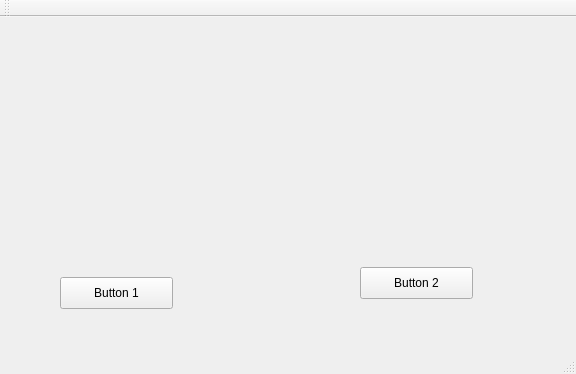
<?xml version="1.0" encoding="UTF-8"?>
<ui version="4.0">
 <class>MainWindow</class>
 <widget class="QMainWindow" name="MainWindow">
  <property name="geometry">
   <rect>
    <x>0</x>
    <y>0</y>
    <width>576</width>
    <height>374</height>
   </rect>
  </property>
  <property name="windowTitle">
   <string>MainWindow</string>
  </property>
  <widget class="QWidget" name="centralWidget">
   <widget class="QPushButton" name="pushButton">
    <property name="geometry">
     <rect>
      <x>60</x>
      <y>260</y>
      <width>113</width>
      <height>32</height>
     </rect>
    </property>
    <property name="text">
     <string>Button 1</string>
    </property>
   </widget>
   <widget class="QPushButton" name="pushButton_2">
    <property name="geometry">
     <rect>
      <x>360</x>
      <y>250</y>
      <width>113</width>
      <height>32</height>
     </rect>
    </property>
    <property name="text">
     <string>Button 2</string>
    </property>
   </widget>
  </widget>
  <widget class="QMenuBar" name="menuBar">
   <property name="geometry">
    <rect>
     <x>0</x>
     <y>0</y>
     <width>576</width>
     <height>22</height>
    </rect>
   </property>
  </widget>
  <widget class="QToolBar" name="mainToolBar">
   <attribute name="toolBarArea">
    <enum>TopToolBarArea</enum>
   </attribute>
   <attribute name="toolBarBreak">
    <bool>false</bool>
   </attribute>
  </widget>
  <widget class="QStatusBar" name="statusBar"/>
 </widget>
 <layoutdefault spacing="6" margin="11"/>
 <resources/>
 <connections/>
</ui>
